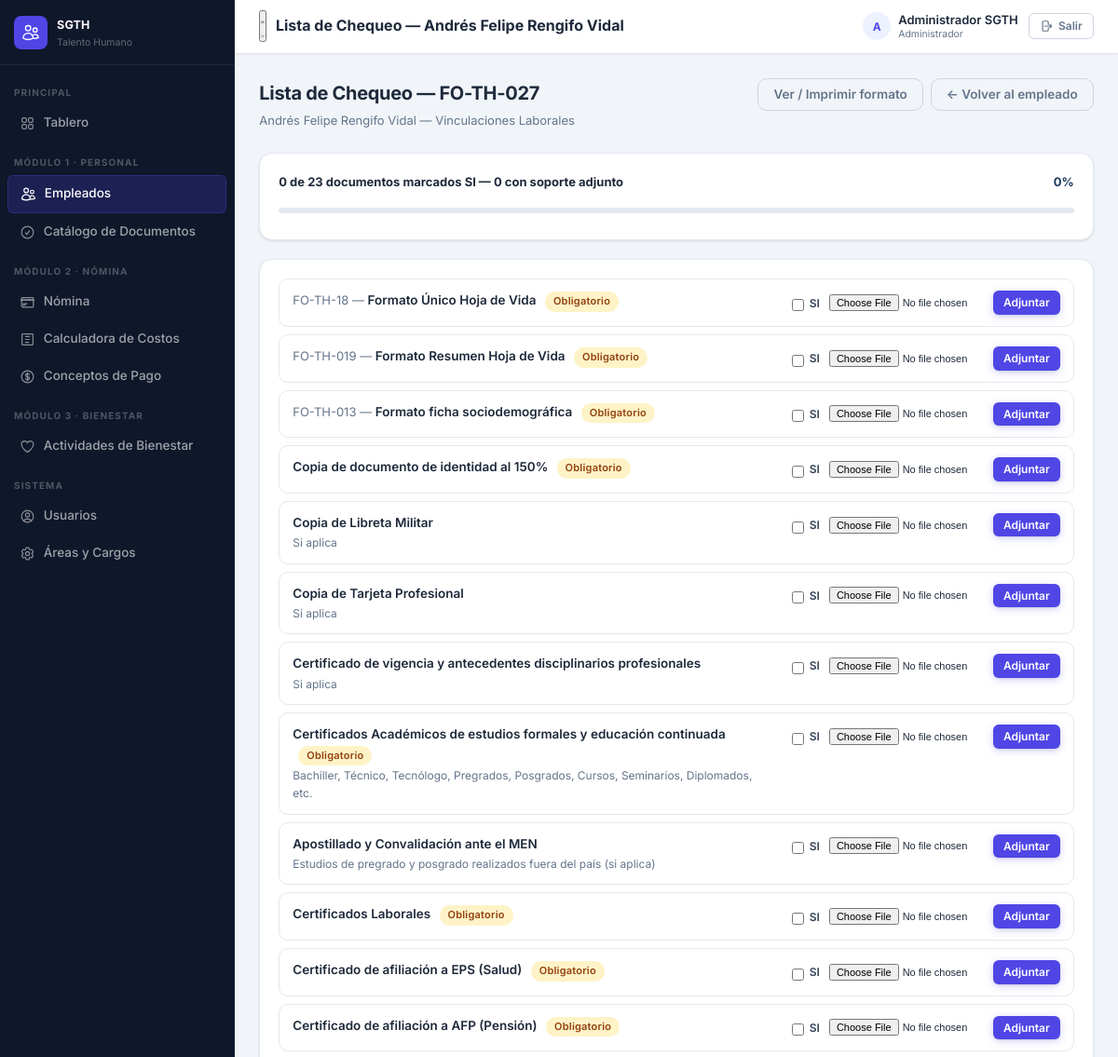
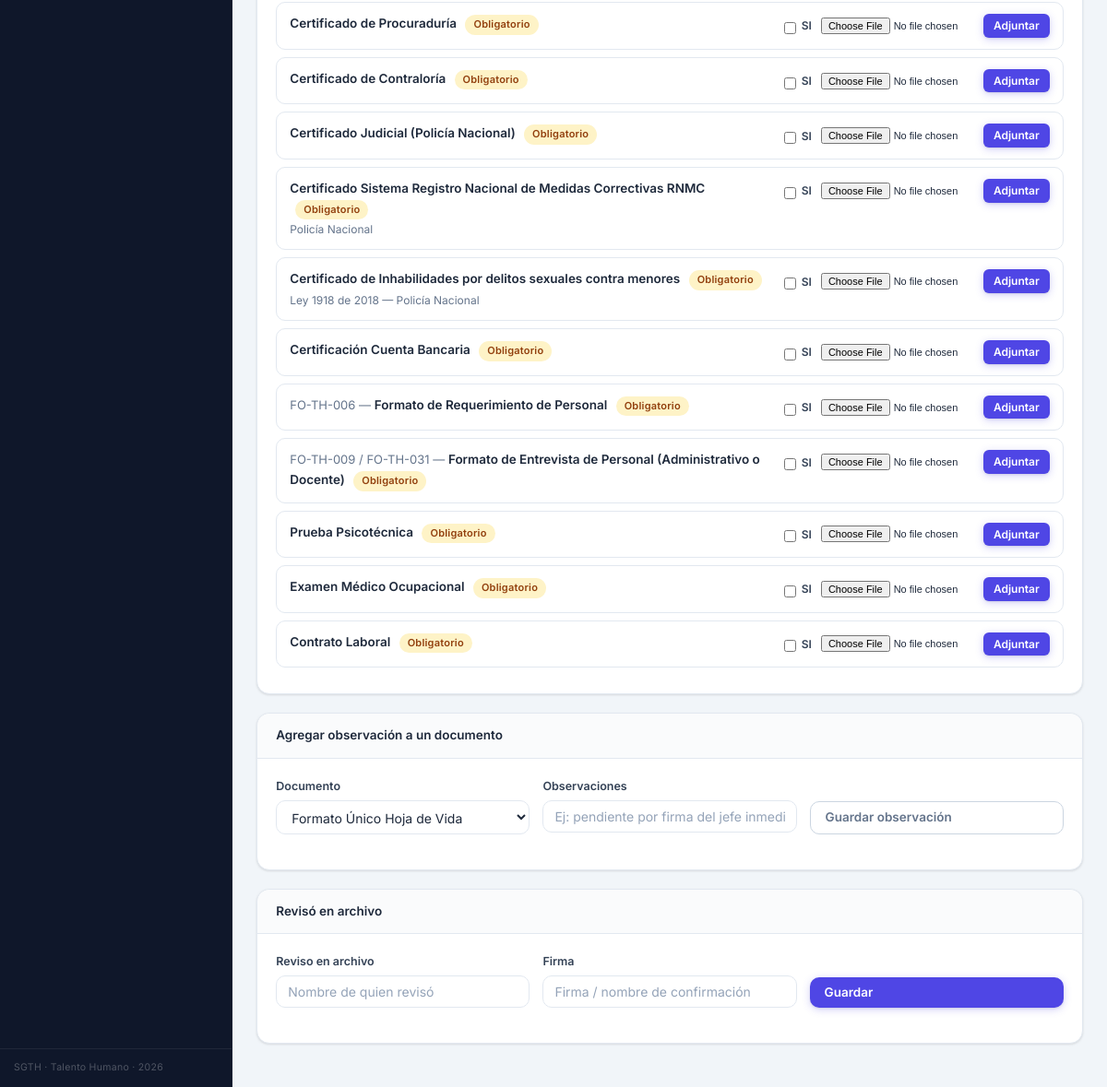
The app's page /public/empleados/6/checklist (signed in) with its own data (2 pictures, top to bottom).
### tables this page shows
CREATE TABLE empleados (
  id                          INT AUTO_INCREMENT PRIMARY KEY,
  tipo_documento              ENUM('CC','CE','TI','PA') NOT NULL DEFAULT 'CC',
  numero_documento            VARCHAR(30) NOT NULL UNIQUE,
  nombres                     VARCHAR(100) NOT NULL,
  apellidos                   VARCHAR(100) NOT NULL,
  fecha_nacimiento            DATE NULL,
  genero                      ENUM('M','F','Otro') NULL,
  estado_civil                VARCHAR(30) NULL,
  direccion                   VARCHAR(200) NULL,
  telefono                    VARCHAR(30) NULL,
  email                       VARCHAR(120) NULL,
  cargo_id                    INT NULL,
  area_id                     INT NULL,
  fecha_ingreso               DATE NOT NULL,
  tipo_contrato               ENUM('termino_fijo','termino_indefinido','obra_labor','prestacion_servicios') NOT NULL DEFAULT 'termino_fijo',
  salario_base                DECIMAL(12,2) NOT NULL DEFAULT 0,
  eps                         VARCHAR(100) NULL,
  fondo_pension               VARCHAR(100) NULL,
  arl                         VARCHAR(100) NULL,
  tipo_sangre                 VARCHAR(5) NULL,
  contacto_emergencia_nombre  VARCHAR(120) NULL,
  contacto_emergencia_telefono VARCHAR(30) NULL,
  estado                      ENUM('activo','inactivo','retirado') NOT NULL DEFAULT 'activo',
  fecha_retiro                DATE NULL,
  foto_path                   VARCHAR(255) NULL,
  created_at                  TIMESTAMP DEFAULT CURRENT_TIMESTAMP,
  updated_at                  TIMESTAMP DEFAULT CURRENT_TIMESTAMP ON UPDATE CURRENT_TIMESTAMP,
  FOREIGN KEY (cargo_id) REFERENCES cargos(id) ON DELETE SET NULL,
  FOREIGN KEY (area_id) REFERENCES areas(id) ON DELETE SET NULL
);

CREATE TABLE documentos_requeridos (
  id            INT AUTO_INCREMENT PRIMARY KEY,
  nombre        VARCHAR(150) NOT NULL,
  codigo        VARCHAR(30) NULL,
  descripcion   VARCHAR(255) NULL,
  obligatorio   TINYINT(1) NOT NULL DEFAULT 1,
  activo        TINYINT(1) NOT NULL DEFAULT 1,
  orden         INT NOT NULL DEFAULT 0,
  created_at    TIMESTAMP DEFAULT CURRENT_TIMESTAMP
);

### app/controllers/EmpleadoController.php (called while the page is built, shortened)
<?php
class EmpleadoController {
    public function checklist(string $id): void {
        $empleado = $this->obtenerEmpleado($id);
        $items = DB::fetchAll("
            SELECT dr.id AS documento_id, dr.codigo, dr.nombre, dr.descripcion, dr.obligatorio,
                   COALESCE(ed.entregado,0) AS entregado, ed.fecha_entrega, ed.observaciones,
                   ed.archivo_path, ed.archivo_nombre_original, ed.archivo_fecha_subida
            FROM documentos_requeridos dr
            LEFT JOIN empleado_documentos ed ON ed.documento_id = dr.id AND ed.empleado_id = ?
            WHERE dr.activo = 1
            ORDER BY dr.orden, dr.nombre
        ", [$id]);
        $firma = DB::fetch("SELECT * FROM empleado_checklist_firma WHERE empleado_id = ?", [$id]);
        View::render('empleados.checklist', [
            'titulo'   => 'Lista de Chequeo — ' . $empleado['nombres'] . ' ' . $empleado['apellidos'],
            'empleado' => $empleado,
            'items'    => $items,
            'firma'    => $firma,
        ]);
    }
    private function obtenerEmpleado(string $id): array {
        $empleado = DB::fetch("
            SELECT e.*, c.nombre AS cargo, a.nombre AS area
            FROM empleados e
            LEFT JOIN cargos c ON c.id = e.cargo_id
            LEFT JOIN areas  a ON a.id = e.area_id
            WHERE e.id = ?
        ", [$id]);
        return $empleado;
    }
}

### public/index.php (called while the page is built, shortened)
<?php
require_once ROOT . '/app/helpers/Session.php';
require_once ROOT . '/app/helpers/DB.php';
require_once ROOT . '/app/helpers/Auth.php';
require_once ROOT . '/app/helpers/Router.php';
require_once ROOT . '/app/helpers/View.php';
$url = $_GET['url'] ?? '';
$url = trim($url, '/');
(new Router())->dispatch($url);

### app/helpers/DB.php (called while the page is built, shortened)
<?php
class DB {
    private static ?PDO $pdo = null;
    public static function connect(): PDO {
        if (self::$pdo === null) {
            $dsn = sprintf('mysql:host=%s;dbname=%s;charset=%s', DB_HOST, DB_NAME, DB_CHARSET);
            self::$pdo = new PDO($dsn, DB_USER, DB_PASS, [
                PDO::ATTR_ERRMODE            => PDO::ERRMODE_EXCEPTION,
                PDO::ATTR_DEFAULT_FETCH_MODE => PDO::FETCH_ASSOC,
                PDO::ATTR_EMULATE_PREPARES   => false,
            ]);
        }
        return self::$pdo;
    }
    public static function query(string $sql, array $p = []): PDOStatement {
        $stmt = self::connect()->prepare($sql);
        $stmt->execute($p);
        return $stmt;
    }
    public static function fetch(string $sql, array $p = []): ?array {
        return self::query($sql, $p)->fetch() ?: null;
    }
    public static function fetchAll(string $sql, array $p = []): array {
        return self::query($sql, $p)->fetchAll();
    }
}

### app/helpers/Session.php (called while the page is built, shortened)
<?php
class Session {
    public static function get(string $k, mixed $d = null): mixed { return $_SESSION[$k] ?? $d; }
}

### app/helpers/Auth.php (called while the page is built, shortened)
<?php
class Auth {
    public static function rol(): int      { return (int)(Session::get('user')['rol_id'] ?? 0); }
    public static function puedeGestionar(): bool {
        return in_array(self::rol(), [ROL_ADMIN, ROL_GESTOR], true);
    }
}

### app/views/empleados/checklist.php (the view, shortened to what this page needs)
<div class="page-header">
  <div>
    <div class="page-title">Lista de Chequeo — FO-TH-027</div>
    <div class="page-subtitle"><?= View::e($empleado['nombres'].' '.$empleado['apellidos']) ?> — Vinculaciones Laborales</div>
  </div>
  <div class="page-actions">
    <a href="<?= APP_URL ?>/empleados/<?= $empleado['id'] ?>/checklist/imprimir" target="_blank" class="btn btn-outline">Ver / Imprimir formato</a>
    <a href="<?= APP_URL ?>/empleados/<?= $empleado['id'] ?>" class="btn btn-outline">← Volver al empleado</a>
  </div>
</div>
<?php
  $total = count($items);
  $entregados = count(array_filter($items, fn($i) => (int)$i['entregado'] === 1));
  $conSoporte = count(array_filter($items, fn($i) => !empty($i['archivo_path'])));
  $pct = $total ? round($entregados / $total * 100, 1) : 0;
?>
<div class="card">
  <div style="display:flex;justify-content:space-between;align-items:center;margin-bottom:8px">
    <strong style="font-size:13px"><?= $entregados ?> de <?= $total ?> documentos marcados SI — <?= $conSoporte ?> con soporte adjunto</strong>
    <strong style="font-size:13px;color:var(--primary)"><?= $pct ?>%</strong>
  </div>
  <div class="progress-bar" style="width:100%"><div class="progress-fill" style="width:<?= $pct ?>%"></div></div>
</div>
<div class="card">
  <?php foreach ($items as $it): ?>
    <div class="check-item <?= $it['entregado'] ? 'check-done' : '' ?>" style="align-items:flex-start;flex-wrap:wrap">
      <div class="check-info" style="min-width:220px">
        <div class="check-nombre">
          <?php if ($it['codigo']): ?><span class="text-muted" style="font-weight:400"><?= View::e($it['codigo']) ?> — </span><?php endif; ?>
          <?= View::e($it['nombre']) ?>
          <?php if ($it['obligatorio']): ?><span class="badge badge-en-revision" style="margin-left:6px">Obligatorio</span><?php endif; ?>
        </div>
        <?php if ($it['descripcion']): ?><div class="check-desc"><?= View::e($it['descripcion']) ?></div><?php endif; ?>
      </div>
      <div style="display:flex;align-items:center;gap:10px;flex-wrap:wrap">
        <?php if (Auth::puedeGestionar()): ?>
        <form method="POST" action="<?= APP_URL ?>/empleados/<?= $empleado['id'] ?>/checklist/actualizar" style="display:flex;align-items:center;gap:8px">
          <label class="check-group" style="margin:0;display:flex;align-items:center;gap:6px;font-size:12px">
            <input type="checkbox" name="entregado" <?= $it['entregado'] ? 'checked' : '' ?> onchange="this.form.submit()">
            SI
          </label>
        </form>
        <?php else: ?>
          <span class="badge <?= $it['entregado'] ? 'badge-aprobado' : 'badge-borrador' ?>"><?= $it['entregado'] ? 'SI' : 'NO' ?></span>
        <?php endif; ?>
        <?php if ($it['archivo_path']): ?>
          <a href="<?= APP_URL ?>/empleados/<?= $empleado['id'] ?>/checklist/documento/<?= $it['documento_id'] ?>/archivo"
             target="_blank" class="badge badge-aprobado" style="text-decoration:none">
            📎 <?= View::e($it['archivo_nombre_original']) ?>
          </a>
          <?php if (Auth::puedeGestionar()): ?>
          <form method="POST" action="<?= APP_URL ?>/empleados/<?= $empleado['id'] ?>/checklist/documento/<?= $it['documento_id'] ?>/eliminar-archivo"
                onsubmit="return confirm('¿Eliminar este soporte adjunto?')">
            <button type="submit" class="btn btn-sm btn-outline">Quitar</button>
          </form>
          <?php endif; ?>
        <?php elseif (Auth::puedeGestionar()): ?>
          <form method="POST" action="<?= APP_URL ?>/empleados/<?= $empleado['id'] ?>/checklist/actualizar"
                enctype="multipart/form-data" style="display:flex;align-items:center;gap:6px">
            <input type="file" name="archivo" required accept=".pdf,.jpg,.jpeg,.png,.doc,.docx" style="font-size:11px;max-width:170px">
            <button type="submit" class="btn btn-sm btn-primary">Adjuntar</button>
          </form>
        <?php else: ?>
          <span class="badge badge-borrador">Sin soporte</span>
        <?php endif; ?>
      </div>
    </div>
  <?php endforeach; ?>
</div>
<?php if (Auth::puedeGestionar()): ?>
<div class="card">
  <div class="card-header"><div class="card-title">Agregar observación a un documento</div></div>
  <form method="POST" action="<?= APP_URL ?>/empleados/<?= $empleado['id'] ?>/checklist/actualizar" class="form-row">
    <label>Documento
      <select name="documento_id" required>
        <?php foreach ($items as $it): ?>
          <option value="<?= $it['documento_id'] ?>"><?= View::e($it['nombre']) ?></option>
        <?php endforeach; ?>
      </select>
    </label>
    <label>Observaciones
      <input type="text" name="observaciones" placeholder="Ej: pendiente por firma del jefe inmediato">
    </label>
    <label style="align-self:end">
      <button type="submit" class="btn btn-outline" style="width:100%">Guardar observación</button>
    </label>
  </form>
</div>
<div class="card">
  <div class="card-header"><div class="card-title">Revisó en archivo</div></div>
  <form method="POST" action="<?= APP_URL ?>/empleados/<?= $empleado['id'] ?>/checklist/firma" class="form-row">
    <label>Reviso en archivo
      <input type="text" name="reviso_en_archivo" value="<?= View::e($firma['reviso_en_archivo'] ?? '') ?>" placeholder="Nombre de quien revisó">
    </label>
    <label>Firma
      <input type="text" name="firma_reviso" value="<?= View::e($firma['firma_reviso'] ?? '') ?>" placeholder="Firma / nombre de confirmación">
    </label>
    <label style="align-self:end">
      <button type="submit" class="btn btn-primary" style="width:100%">Guardar</button>
    </label>
  </form>
</div>
<?php endif; ?>

### app/helpers/Router.php (shortened to what this page needs)
<?php
class Router {
    private array $routes = [];
    public function dispatch(string $url): void {
        $url = trim($url, '/');
        foreach ($this->routes as $pattern => [$ctrl, $met]) {
            if (preg_match($pattern, $url, $m)) {
                array_shift($m);
                $this->run($ctrl, $met, array_values($m));
                return;
            }
        }
    }
    private function run(string $ctrl, string $met, array $params): void {
        $obj = new $ctrl();
        call_user_func_array([$obj, $met], $params);
    }
}

### public/assets/css/app.css (style rules this page uses)
*,*::before,*::after { box-sizing: border-box; margin: 0; padding: 0 }
:root { --primary: #1e3a5f; --primary-h: #162d4a; --blue: #4f46e5; --blue-h: #4338ca; --blue-bg: #eef2ff; --accent: #f59e0b; --success: #059669; --success-bg: #d1fae5; --success-txt: #065f46; --warning: #d97706; --warning-bg: #fef3c7; --warning-txt: #92400e; --danger: #dc2626; --danger-bg: #fee2e2; --danger-txt: #991b1b; --info: #0284c7; --info-bg: #e0f2fe; --bg: #f1f5f9; --surface: #ffffff; --surface2: #f8fafc; --border: #e2e8f0; --border-h: #cbd5e1; --txt: #1e293b; --txt2: #334155; --muted: #64748b; --faint: #94a3b8; --sidebar-w: 252px; --topbar-h: 57px; --r-sm: 6px; --r: 10px; --r-lg: 14px; --r-xl: 18px; --sh-xs: 0 1px 2px rgba(0,0,0,.05); --sh-sm: 0 1px 3px rgba(0,0,0,.08), 0 1px 2px rgba(0,0,0,.04); --sh: 0 4px 6px -1px rgba(0,0,0,.08), 0 2px 4px -2px rgba(0,0,0,.06); --font: 'Inter', 'Segoe UI', system-ui, -apple-system, sans-serif; --tr: .18s ease; }
html { font-size: 15px; }
body { font-family: var(--font); background: var(--bg); color: var(--txt); line-height: 1.6; -webkit-font-smoothing: antialiased; overflow-x: hidden; scroll-behavior: smooth; }
button, a, [role="button"] { -webkit-tap-highlight-color: transparent; }
.page-header { display: flex; align-items: flex-start; justify-content: space-between; margin-bottom: 24px; flex-wrap: wrap; gap: 12px; }
.page-title { font-size: 20px; font-weight: 700; color: var(--txt); letter-spacing: -.3px; }
.page-subtitle { font-size: 13px; color: var(--muted); margin-top: 3px; }
.page-actions { display: flex; gap: 8px; flex-wrap: wrap; align-items: center; }
.card { background: var(--surface); border: 1px solid var(--border); border-radius: var(--r-lg); padding: 20px; box-shadow: var(--sh-sm); margin-bottom: 20px; overflow: hidden; overflow: clip; }
.card-header { display: flex; align-items: center; justify-content: space-between; margin: -20px -20px 20px; padding: 13px 20px; border-bottom: 1px solid var(--border); background: #fafbfc; border-radius: calc(var(--r-lg) - 1px) calc(var(--r-lg) - 1px) 0 0; }
.card-title { font-size: 13.5px; font-weight: 600; color: var(--txt); }
.form-row { display: grid; grid-template-columns: repeat(auto-fit, minmax(200px, 1fr)); gap: 14px; margin-bottom: 4px; }
label { display: block; font-size: 12.5px; font-weight: 600; color: var(--txt2); margin-bottom: 14px; }
label input, label select, label textarea { display: block; width: 100%; margin-top: 5px; padding: 8px 12px; border: 1.5px solid var(--border); border-radius: var(--r); font-family: var(--font); font-size: 14px; color: var(--txt); background: #fff; outline: none; transition: border-color var(--tr), box-shadow var(--tr); }
label input::placeholder { color: var(--faint); }
label input[type=checkbox] { display: inline; width: auto; margin-left: 8px; accent-color: var(--blue); vertical-align: middle; }
.btn { display: inline-flex; align-items: center; gap: 6px; padding: 8px 16px; border-radius: var(--r); font-family: var(--font); font-size: 13.5px; font-weight: 600; cursor: pointer; border: none; text-decoration: none; transition: background var(--tr), box-shadow var(--tr), transform var(--tr); white-space: nowrap; line-height: 1.3; }
.btn-primary { background: var(--blue); color: #fff; box-shadow: 0 1px 2px rgba(0,0,0,.08), 0 2px 8px rgba(79,70,229,.25); }
.btn-outline { background: transparent; border: 1.5px solid var(--border-h); color: var(--muted); box-shadow: none; }
.btn-sm { padding: 5px 11px; font-size: 12px; border-radius: var(--r-sm); }
.badge { display: inline-flex; align-items: center; padding: 2px 9px; border-radius: 20px; font-size: 11px; font-weight: 600; letter-spacing: .02em; }
.badge-en-revision, .badge-revision { background: #fef3c7; color: #92400e; }
.progress-bar { display: inline-block; background: var(--border); border-radius: 20px; height: 6px; overflow: hidden; vertical-align: middle; margin-right: 6px; }
.text-muted { color: var(--muted) !important; font-size: 13px; }
.check-item { display: flex; align-items: center; gap: 12px; padding: 12px 14px; border: 1px solid var(--border); border-radius: var(--r); margin-bottom: 8px; background: var(--surface); }
.check-item .check-info { flex: 1; }
.check-item .check-nombre { font-weight: 600; font-size: 13.5px; }
.check-item .check-desc { font-size: 12px; color: var(--muted); margin-top: 1px; }

### public/assets/css/responsive.css (style rules this page uses)
:root { --bp-xs: 480px; --bp-sm: 640px; --bp-md: 768px; --bp-lg: 1024px; --bp-xl: 1280px; }

### records on screen
empleados: nombres+apellidos "Andrés Felipe Rengifo Vidal"
documentos_requeridos: codigo "FO-TH-18", nombre "Formato Único Hoja de Vida", obligatorio "Obligatorio"
documentos_requeridos: codigo "FO-TH-019", nombre "Formato Resumen Hoja de Vida", obligatorio "Obligatorio"
documentos_requeridos: codigo "FO-TH-013", nombre "Formato ficha sociodemográfica", obligatorio "Obligatorio"
documentos_requeridos: nombre "Copia de documento de identidad al 150%", obligatorio "Obligatorio"
documentos_requeridos: nombre "Copia de Libreta Militar", descripcion "Si aplica"
documentos_requeridos: nombre "Copia de Tarjeta Profesional", descripcion "Si aplica"
documentos_requeridos: nombre "Certificado de vigencia y antecedentes disciplinarios profesionales", descripcion "Si aplica"
documentos_requeridos: nombre "Certificados Académicos de estudios formales y educación continuada", obligatorio "Obligatorio", descripcion "Bachiller, Técnico, Tecnólogo, Pregrados, Posgrados, Cursos, Seminarios, Diplomados, etc."
documentos_requeridos: nombre "Apostillado y Convalidación ante el MEN", descripcion "Estudios de pregrado y posgrado realizados fuera del país (si aplica)"
documentos_requeridos: nombre "Certificados Laborales", obligatorio "Obligatorio"
documentos_requeridos: nombre "Certificado de afiliación a EPS (Salud)", obligatorio "Obligatorio"
documentos_requeridos: nombre "Certificado de afiliación a AFP (Pensión)", obligatorio "Obligatorio"
documentos_requeridos: nombre "Certificado de Procuraduría", obligatorio "Obligatorio"
documentos_requeridos: nombre "Certificado de Contraloría", obligatorio "Obligatorio"
documentos_requeridos: nombre "Certificado Judicial (Policía Nacional)", obligatorio "Obligatorio"
documentos_requeridos: nombre "Certificado Sistema Registro Nacional de Medidas Correctivas RNMC", obligatorio "Obligatorio", descripcion "Policía Nacional"
documentos_requeridos: nombre "Certificado de Inhabilidades por delitos sexuales contra menores", obligatorio "Obligatorio", descripcion "Ley 1918 de 2018 — Policía Nacional"
documentos_requeridos: nombre "Certificación Cuenta Bancaria", obligatorio "Obligatorio"
documentos_requeridos: codigo "FO-TH-006", nombre "Formato de Requerimiento de Personal", obligatorio "Obligatorio"
documentos_requeridos: codigo "FO-TH-009 / FO-TH-031", nombre "Formato de Entrevista de Personal (Administrativo o Docente)", obligatorio "Obligatorio"
documentos_requeridos: nombre "Prueba Psicotécnica", obligatorio "Obligatorio"
documentos_requeridos: nombre "Examen Médico Ocupacional", obligatorio "Obligatorio"
documentos_requeridos: nombre "Contrato Laboral", obligatorio "Obligatorio"

### other values on screen
$entregados "0"
$total "23"
$conSoporte "0"
$pct "0"
form field documento_id "Formato Único Hoja de Vida"
